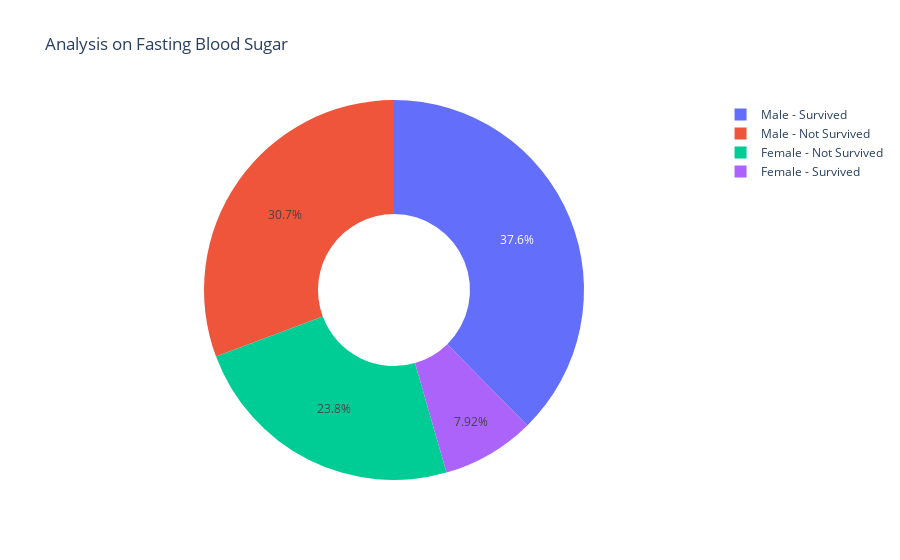

Write notebook code for a chart like this one.
### Markdown cell above
Diabetes

### Code cell
labels = ['No Fbs','Fbs']
fbs_yes = heart[heart['fbs']==1]
fbs_no = heart[heart['fbs']==0]

values = [len(fbs_no),len(fbs_yes)]

figure.update_layout(title_text='Analysis on Fasting Blood Sugar')
figure.show()

### Figure 1 — Plotly figure (JSON) as saved in the notebook; plotly's stock layout.template omitted (floating-point values rounded to 4 significant figures)
{"data": [{"hole": 0.4, "labels": ["Male - Survived", "Male - Not Survived", "Female - Survived", "Female - Not Survived"], "type": "pie", "values": [114, 93, 24, 72]}], "layout": {"autosize": true, "title": {"text": "Analysis on Fasting Blood Sugar"}}}
